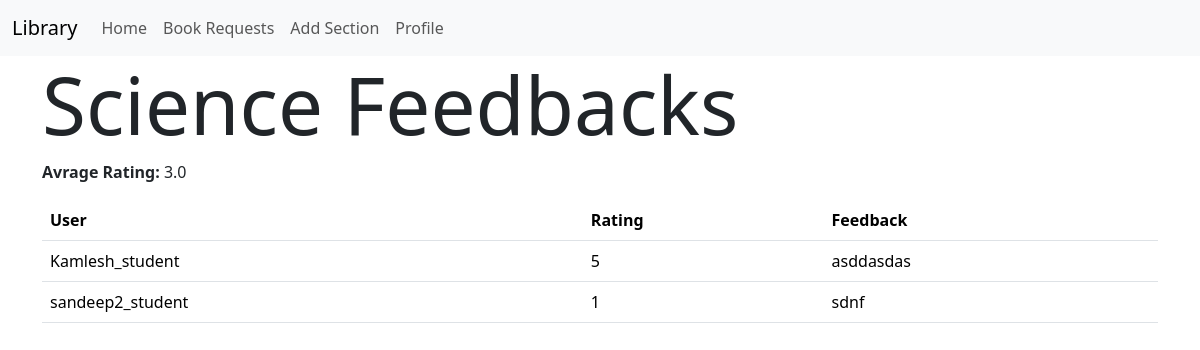
The page /book/3/see_feedback (signed in) on the database its author committed.
### models.py (models this page shows)
class Book(db.Model):
    id = db.Column(db.Integer, primary_key=True)
    name = db.Column(db.String(64), nullable=False)
    content = db.Column(db.Text)
    authors = db.Column(db.String(255))
    book_upload_date = db.Column(db.Date,default=datetime.utcnow)
    book_rating = db.Column(db.Float)
    section_id = db.Column(db.Integer, db.ForeignKey('section.id'), nullable=False)
    bookrequest = db.relationship('BookRequest', backref='book', lazy=True, cascade='all, delete-orphan')
    feedback_records = db.relationship('Feedback', backref='', lazy=True, cascade='all, delete-orphan')

class Feedback(db.Model):
    id = db.Column(db.Integer, primary_key=True)
    user_id = db.Column(db.Integer, db.ForeignKey('user.id'), nullable=False)
    book_id = db.Column(db.Integer, db.ForeignKey('book.id'), nullable=False)
    rating = db.Column(db.Integer,CheckConstraint('rating >= 0 AND rating <= 5'))
    feedback = db.Column(db.Text)
    user = db.relationship('User', backref=db.backref('feedback', lazy=True))
    book = db.relationship('Book', backref=db.backref('feedback', lazy=True))

class User(db.Model):
    id = db.Column(db.Integer, primary_key=True)
    username = db.Column(db.String(32), unique=True, nullable=False)
    passhash = db.Column(db.String(256), nullable=False)
    name = db.Column(db.String(64), nullable=False)
    is_librarian = db.Column(db.Boolean, nullable=False, default=False)

### routes.py (the view)
@app.route('/book/<int:id>/see_feedback')
@librarian_required
def see_feedback(id):
    user = User.query.get(session['user_id'])
    book = Book.query.get(id)
    if not book:
        flash('Book does not exist')
        return redirect(url_for('librarian'))
    feedbacks = Feedback.query.filter_by(book_id=id).all()
    return render_template('showfeedback.html',user=user,book=book,feedbacks=feedbacks)

### routes.py (called while the page is built)
def librarian_required(func):
    @wraps(func)
    def inner(*args, **kwargs):
        if 'user_id' not in session:
            flash('Please login to continue')
            return redirect(url_for('login'))
        user = User.query.get(session['user_id'])
        if not user.is_librarian:
            flash('You are not authorized to access this page')
            return redirect(url_for('index'))
        return func(*args, **kwargs)
    return inner

### templates/showfeedback.html (shortened to what this page needs)
{% extends 'layout.html' %}
{% block content %}
<h1 class="display-1">{{ book.name }} Feedbacks</h1>
{% if feedbacks %}
<p><b>Avrage Rating: </b> {{book.book_rating}}</p>
<table class="table">
    <thead>
        <tr>
            <th>User</th>
            <th>Rating</th>
            <th>Feedback</th>
        </tr>
    </thead>
    <tbody>
        {% for feedback in feedbacks %}
        <tr>
            <td>{{ feedback.user.username }}</td>
            <td>{{ feedback.rating }}</td>
            <td>{{ feedback.feedback }}</td>
        </tr>
        {% endfor %}
    </tbody>
</table>
{% else %}
<p>No Feedback Available.</p>
{% endif %}
{% endblock %}

### rows shown on the page
Book: name "Science", book_rating "3.0"
Feedback: user.username "Kamlesh_student", rating "5", feedback "asddasdas"
Feedback: user.username "sandeep2_student", rating "1", feedback "sdnf"
